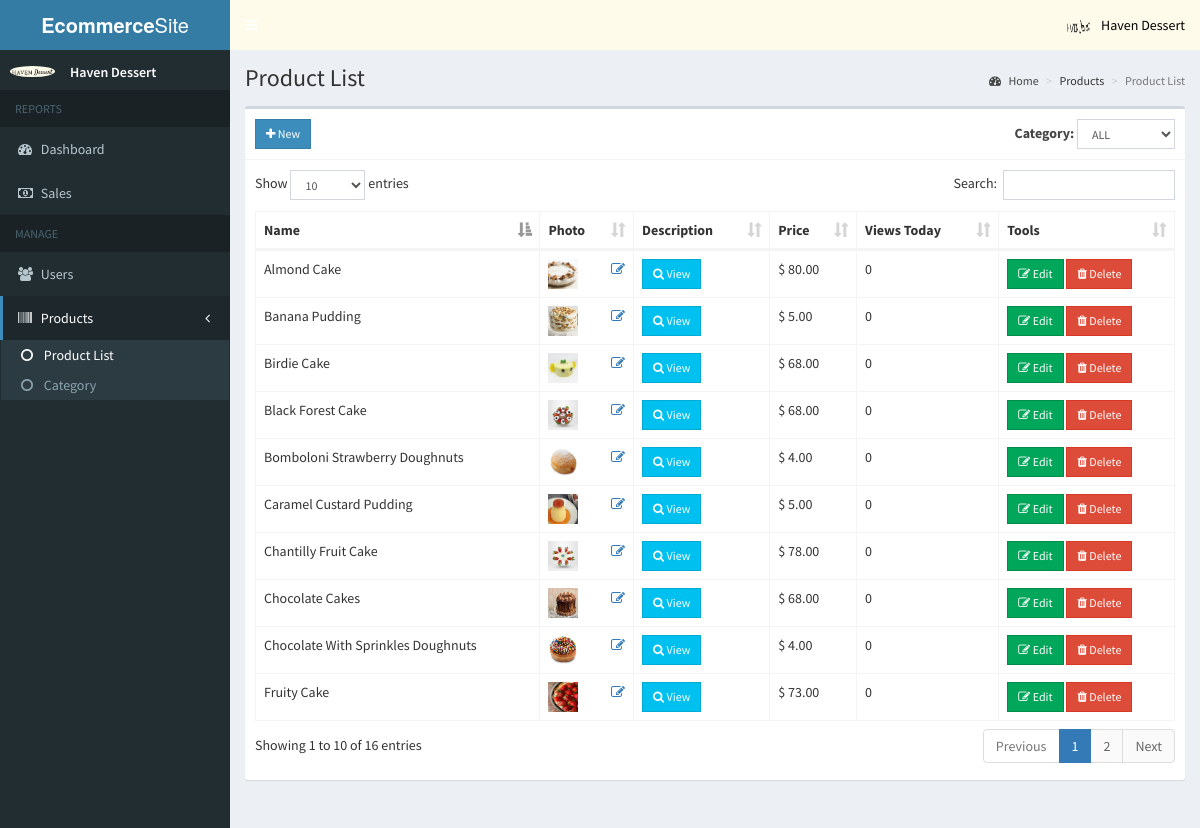
/admin/products.php (signed in), run on the app's committed database.
### tables this page shows
CREATE TABLE `users` (
  `id` int(11) NOT NULL,
  `email` varchar(200) NOT NULL,
  `password` varchar(60) NOT NULL,
  `type` int(1) NOT NULL,
  `firstname` varchar(50) NOT NULL,
  `lastname` varchar(50) NOT NULL,
  `address` text NOT NULL,
  `contact_info` varchar(100) NOT NULL,
  `photo` varchar(200) NOT NULL,
  `status` int(1) NOT NULL,
  `activate_code` varchar(15) NOT NULL,
  `reset_code` varchar(15) NOT NULL,
  `created_on` date NOT NULL
);

CREATE TABLE `products` (
  `id` int(11) NOT NULL,
  `category_id` int(11) NOT NULL,
  `name` text NOT NULL,
  `description` text NOT NULL,
  `slug` varchar(200) NOT NULL,
  `price` double NOT NULL,
  `photo` varchar(200) NOT NULL,
  `date_view` date NOT NULL,
  `counter` int(11) NOT NULL
);

### admin/includes/session.php (called while the page is built, shortened)
<?php
	include '../includes/conn.php';
	$conn = $pdo->open();
	$stmt = $conn->prepare("SELECT * FROM users WHERE id=:id");
	$stmt->execute(['id'=>$_SESSION['admin']]);
	$admin = $stmt->fetch();
?>

### admin/products.php (the view, shortened to what this page needs)
<?php include 'includes/session.php'; ?>
<?php
  $where = '';
?>
<?php include 'includes/header.php'; ?>
<body class="hold-transition skin-blue sidebar-mini">
<div class="wrapper">
  <?php include 'includes/navbar.php'; ?>
  <?php include 'includes/menubar.php'; ?>
  <div class="content-wrapper">
    <section class="content-header">
      <h1>
        Product List
      </h1>
      <ol class="breadcrumb">
        <li><a href="#"><i class="fa fa-dashboard"></i> Home</a></li>
        <li>Products</li>
        <li class="active">Product List</li>
      </ol>
    </section>
    <section class="content">
      <div class="row">
        <div class="col-xs-12">
          <div class="box">
            <div class="box-header with-border">
              <a href="#addnew" data-toggle="modal" class="btn btn-primary btn-sm btn-flat" id="addproduct"><i class="fa fa-plus"></i> New</a>
              <div class="pull-right">
                <form class="form-inline">
                  <div class="form-group">
                    <label>Category: </label>
                    <select class="form-control input-sm" id="select_category">
                      <option value="0">ALL</option>
                    </select>
                  </div>
                </form>
              </div>
            </div>
            <div class="box-body">
              <table id="example1" class="table table-bordered">
                <thead>
                  <th>Name</th>
                  <th>Photo</th>
                  <th>Description</th>
                  <th>Price</th>
                  <th>Views Today</th>
                  <th>Tools</th>
                </thead>
                <tbody>
                  <?php
                    $conn = $pdo->open();
                    try{
                      $now = date('Y-m-d');
                      $stmt = $conn->prepare("SELECT * FROM products $where");
                      $stmt->execute();
                      foreach($stmt as $row){
                        $image = (!empty($row['photo'])) ? '../images/'.$row['photo'] : '../images/noimage.jpg';
                        $counter = ($row['date_view'] == $now) ? $row['counter'] : 0;
                        echo "
                          <tr>
                            <td>".$row['name']."</td>
                            <td>
                              <img src='".$image."' height='30px' width='30px'>
                              <span class='pull-right'><a href='#edit_photo' class='photo' data-toggle='modal' data-id='".$row['id']."'><i class='fa fa-edit'></i></a></span>
                            </td>
                            <td><a href='#description' data-toggle='modal' class='btn btn-info btn-sm btn-flat desc' data-id='".$row['id']."'><i class='fa fa-search'></i> View</a></td>
                            <td>&#36; ".number_format($row['price'], 2)."</td>
                            <td>".$counter."</td>
                            <td>
                              <button class='btn btn-success btn-sm edit btn-flat' data-id='".$row['id']."'><i class='fa fa-edit'></i> Edit</button>
                              <button class='btn btn-danger btn-sm delete btn-flat' data-id='".$row['id']."'><i class='fa fa-trash'></i> Delete</button>
                            </td>
                          </tr>
                        ";
                      }
                    }
                    catch(PDOException $e){
                      echo $e->getMessage();
                    }
                  ?>
                </tbody>
              </table>
            </div>
          </div>
        </div>
      </div>
    </section>
  </div>
</div>
</body>
</html>

### admin/includes/navbar.php (shortened to what this page needs)
<header class="main-header">
  <a href="#" class="logo">
    <span class="logo-lg"><b>Ecommerce</b>Site</span>
  </a>
  <nav class="navbar navbar-static-top">
    <a href="#" class="sidebar-toggle" data-toggle="push-menu" role="button">
    </a>
    <div class="navbar-custom-menu">
      <ul class="nav navbar-nav">
        <li class="dropdown user user-menu">
          <a href="#" class="dropdown-toggle" data-toggle="dropdown">
            <img src="<?php echo (!empty($admin['photo'])) ? '../images/'.$admin['photo'] : '../images/profile.jpg'; ?>" class="user-image" alt="User Image">
            <span class="hidden-xs"><?php echo $admin['firstname'].' '.$admin['lastname']; ?></span>
          </a>
        </li>
      </ul>
    </div>
  </nav>
</header>

### admin/includes/menubar.php
<aside class="main-sidebar">
  <section class="sidebar">
    <div class="user-panel">
      <div class="pull-left image">
        <img src="<?php echo (!empty($admin['photo'])) ? '../images/'.$admin['photo'] : '../images/profile.jpg'; ?>" class="img-circle" alt="User Image">
      </div>
      <div class="pull-left info">
        <p><?php echo $admin['firstname'].' '.$admin['lastname']; ?></p>
        <a><i class="fa fa-circle text-success"></i> Online</a>
      </div>
    </div>
    <ul class="sidebar-menu" data-widget="tree">
      <li class="header">REPORTS</li>
      <li><a href="home.php"><i class="fa fa-dashboard"></i> <span>Dashboard</span></a></li>
      <li><a href="sales.php"><i class="fa fa-money"></i> <span>Sales</span></a></li>
      <li class="header">MANAGE</li>
      <li><a href="users.php"><i class="fa fa-users"></i> <span>Users</span></a></li>
      <li class="treeview">
        <a href="#">
          <i class="fa fa-barcode"></i>
          <span>Products</span>
          <span class="pull-right-container">
            <i class="fa fa-angle-left pull-right"></i>
          </span>
        </a>
        <ul class="treeview-menu">
          <li><a href="products.php"><i class="fa fa-circle-o"></i> Product List</a></li>
          <li><a href="category.php"><i class="fa fa-circle-o"></i> Category</a></li>
        </ul>
      </li>
    </ul>
  </section>
</aside>

### data on the page
users: photo (picture), firstname "Haven", lastname "Dessert"
products: name "Birdie Cake", photo (picture), price "68.00"
products: name "Black Forest Cake", photo (picture), price "68.00"
products: name "Chantilly Fruit Cake", photo (picture), price "78.00"
products: name "Bomboloni Strawberry Doughnuts", photo (picture), price "4.00"
products: name "Chocolate With Sprinkles Doughnuts", photo (picture), price "4.00"
products: name "Banana Pudding", photo (picture), price "5.00"
products: name "Caramel Custard Pudding", photo (picture), price "5.00"
products: name "Fruity Cake", photo (picture), price "73.00"
products: name "Almond Cake", photo (picture), price "80.00"
products: name "Chocolate Cakes", photo (picture), price "68.00"
